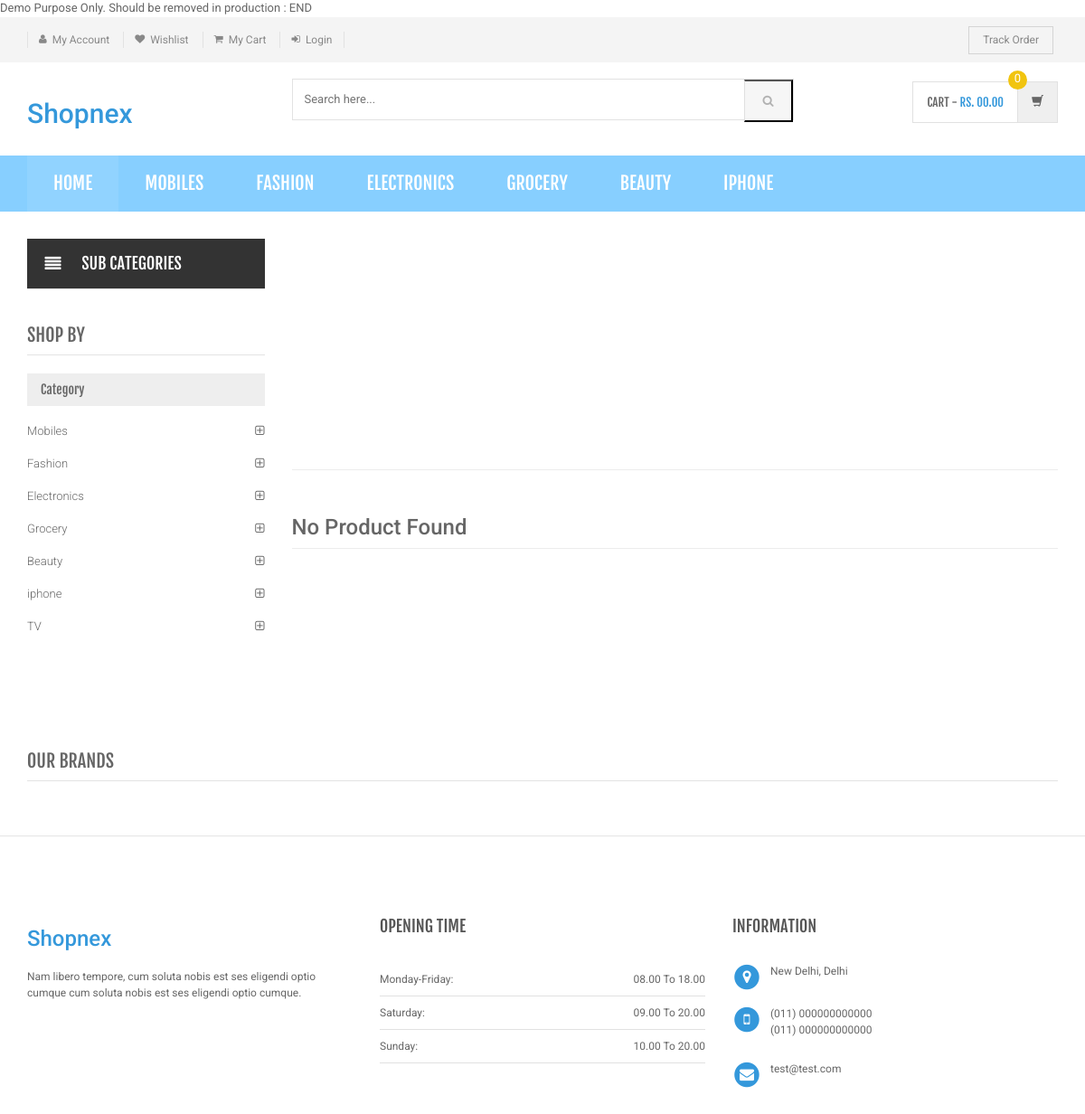
The app's page /category.php with its own data.
### tables this page shows
CREATE TABLE `category` (
  `id` int(11) NOT NULL,
  `categoryName` varchar(255) DEFAULT NULL,
  `categoryDescription` longtext DEFAULT NULL,
  `creationDate` timestamp NOT NULL DEFAULT current_timestamp(),
  `updationDate` varchar(255) DEFAULT NULL
);

### category.php (the view, shortened to what this page needs)
<?php
include('includes/config.php');
$cid=intval($_GET['cid']);
?>
<!DOCTYPE html>
<html lang="en">
	<head>
	    <link rel="stylesheet" href="assets/css/bootstrap.min.css">
	    <link rel="stylesheet" href="assets/css/main.css">
	    <link rel="stylesheet" href="assets/css/blue.css">
	    <link rel="stylesheet" href="assets/css/owl.carousel.css">
		<link rel="stylesheet" href="assets/css/owl.transitions.css">
		<link href="assets/css/lightbox.css" rel="stylesheet">
		<link rel="stylesheet" href="assets/css/animate.min.css">
		<link rel="stylesheet" href="assets/css/blue.css">
		<link rel="stylesheet" href="assets/css/bootstrap-select.min.css">
		<link rel="stylesheet" href="assets/css/config.css">
		<link href="assets/css/green.css" rel="alternate stylesheet" title="Green color">
		<link href="assets/css/blue.css" rel="alternate stylesheet" title="Blue color">
		<link href="assets/css/red.css" rel="alternate stylesheet" title="Red color">
		<link href="assets/css/orange.css" rel="alternate stylesheet" title="Orange color">
		<link href="assets/css/dark-green.css" rel="alternate stylesheet" title="Darkgreen color">
		<link rel="stylesheet" href="assets/css/font-awesome.min.css">
	</head>
    <body class="cnt-home">
<header class="header-style-1">
<?php include('includes/top-header.php');?>
<?php include('includes/main-header.php');?>
<?php include('includes/menu-bar.php');?>
</header>
<div class="body-content outer-top-xs">
	<div class='container'>
		<div class='row outer-bottom-sm'>
			<div class='col-md-3 sidebar'>
<div class="side-menu animate-dropdown outer-bottom-xs">
<div class="side-menu animate-dropdown outer-bottom-xs">
    <div class="head"><i class="icon fa fa-align-justify fa-fw"></i>Sub Categories</div>
    <nav class="yamm megamenu-horizontal" role="navigation">
        <ul class="nav">
            <li class="dropdown menu-item">
</li>
</ul>
    </nav>
</div>
</div>
	            <div class="sidebar-module-container">
	            	<h3 class="section-title">shop by</h3>
	            	<div class="sidebar-filter">
<div class="sidebar-widget wow fadeInUp outer-bottom-xs ">
	<div class="widget-header m-t-20">
		<h4 class="widget-title">Category</h4>
	</div>
	<div class="sidebar-widget-body m-t-10">
	         <?php $sql=mysqli_query($con,"select id,categoryName  from category");
while($row=mysqli_fetch_array($sql))
{
    ?>
		<div class="accordion">
	    	<div class="accordion-group">
	            <div class="accordion-heading">
	                <a href="category.php?cid=<?php echo $row['id'];?>"  class="accordion-toggle collapsed">
	                   <?php echo $row['categoryName'];?>
	                </a>
	            </div>
	        </div>
	    </div>
	    <?php } ?>
	</div>
</div>
	            	</div>
	            </div>
            </div>
			<div class='col-md-9'>
	<div id="category" class="category-carousel hidden-xs">
		<div class="item">
		</div>
</div>
				<div class="search-result-container">
					<div id="myTabContent" class="tab-content">
						<div class="tab-pane active " id="grid-container">
							<div class="category-product  inner-top-vs">
								<div class="row">
			<?php
$ret=mysqli_query($con,"select * from products where category='$cid'");
$num=mysqli_num_rows($ret);
if($num>0)
{
while ($row=mysqli_fetch_array($ret))
{?>
		<div class="col-sm-6 col-md-4 wow fadeInUp">
			<div class="products">
	<div class="product">
		<div class="product-image">
			<div class="image">
				<a href="product-details.php?pid=<?php echo htmlentities($row['id']);?>"><img  src="assets/images/blank.gif" data-echo="admin/productimages/<?php echo htmlentities($row['id']);?>/<?php echo htmlentities($row['productImage1']);?>" alt="" width="200" height="300"></a>
			</div>/.image
		</div>
		<div class="product-info text-left">
			<h3 class="name"><a href="product-details.php?pid=<?php echo htmlentities($row['id']);?>"><?php echo htmlentities($row['productName']);?></a></h3>
			<div class="rating rateit-small"></div>
			<div class="description"></div>
			<div class="product-price">
				<span class="price">
					Rs. <?php echo htmlentities($row['productPrice']);?>			</span>
										     <span class="price-before-discount">Rs. <?php echo htmlentities($row['productPriceBeforeDiscount']);?></span>
			</div>
		</div>
					<div class="cart clearfix animate-effect">
				<div class="action">
					<ul class="list-unstyled">
						<li class="add-cart-button btn-group">
								<?php if($row['productAvailability']=='In Stock'){?>
							<a href="category.php?page=product&action=add&id=<?php echo $row['id']; ?>">
							<button class="btn btn-info" type="button">Add to cart</button></a>
								<?php } else {?>
							<div class="action" style="color:red">Out of Stock</div>
					<?php } ?>
						</li>
		                <li class="lnk wishlist">
							<a class="add-to-wishlist" href="category.php?pid=<?php echo htmlentities($row['id'])?>&&action=wishlist" title="Wishlist">
								 <i class="icon fa fa-heart"></i>
							</a>
						</li>
					</ul>
				</div>
			</div>
			</div>
			</div>
		</div>
	  <?php } } else {?>
		<div class="col-sm-6 col-md-4 wow fadeInUp"> <h3>No Product Found</h3>
		</div>
<?php } ?>
										</div>
							</div>
						</div>
				</div>
			</div>
		</div></div>
		<?php include('includes/brands-slider.php');?>
</div>
</div>
<?php include('includes/footer.php');?>
</body>
</html>

### includes/menu-bar.php (shortened to what this page needs)
<div class="header-nav animate-dropdown">
    <div class="container">
        <div class="yamm navbar navbar-default" role="navigation">
            <div class="nav-bg-class">
                <div class="navbar-collapse collapse" id="mc-horizontal-menu-collapse">
	<div class="nav-outer">
		<ul class="nav navbar-nav">
			<li class="active dropdown yamm-fw">
				<a href="index.php" data-hover="dropdown" class="dropdown-toggle">Home</a>
			</li>
              <?php $sql=mysqli_query($con,"select id,categoryName  from category limit 6");
while($row=mysqli_fetch_array($sql))
{
    ?>
			<li class="dropdown yamm">
				<a href="category.php?cid=<?php echo $row['id'];?>"> <?php echo $row['categoryName'];?></a>
			</li>
			<?php } ?>
		</ul>
		<div class="clearfix"></div>
	</div>
</div>
            </div>
        </div>
    </div>
</div>

### records on screen
category: categoryName "MOBILES", categoryName "Mobiles"
category: categoryName "FASHION", categoryName "Fashion"
category: categoryName "ELECTRONICS", categoryName "Electronics"
category: categoryName "GROCERY", categoryName "Grocery"
category: categoryName "BEAUTY", categoryName "Beauty"
category: categoryName "IPHONE", categoryName "iphone"
category: categoryName "TV"
